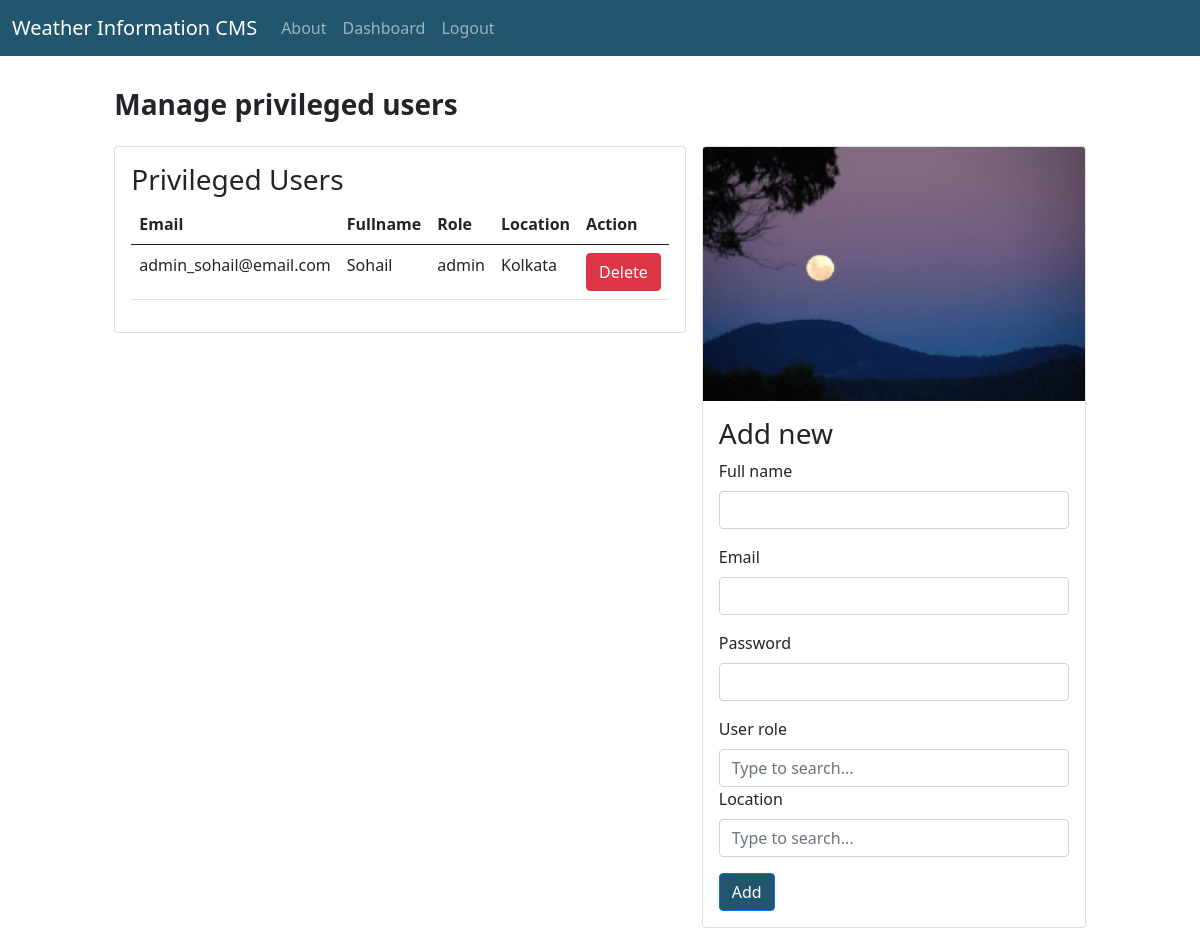
/manage/privUsers (signed in), run on an earlier commit of the app's database.
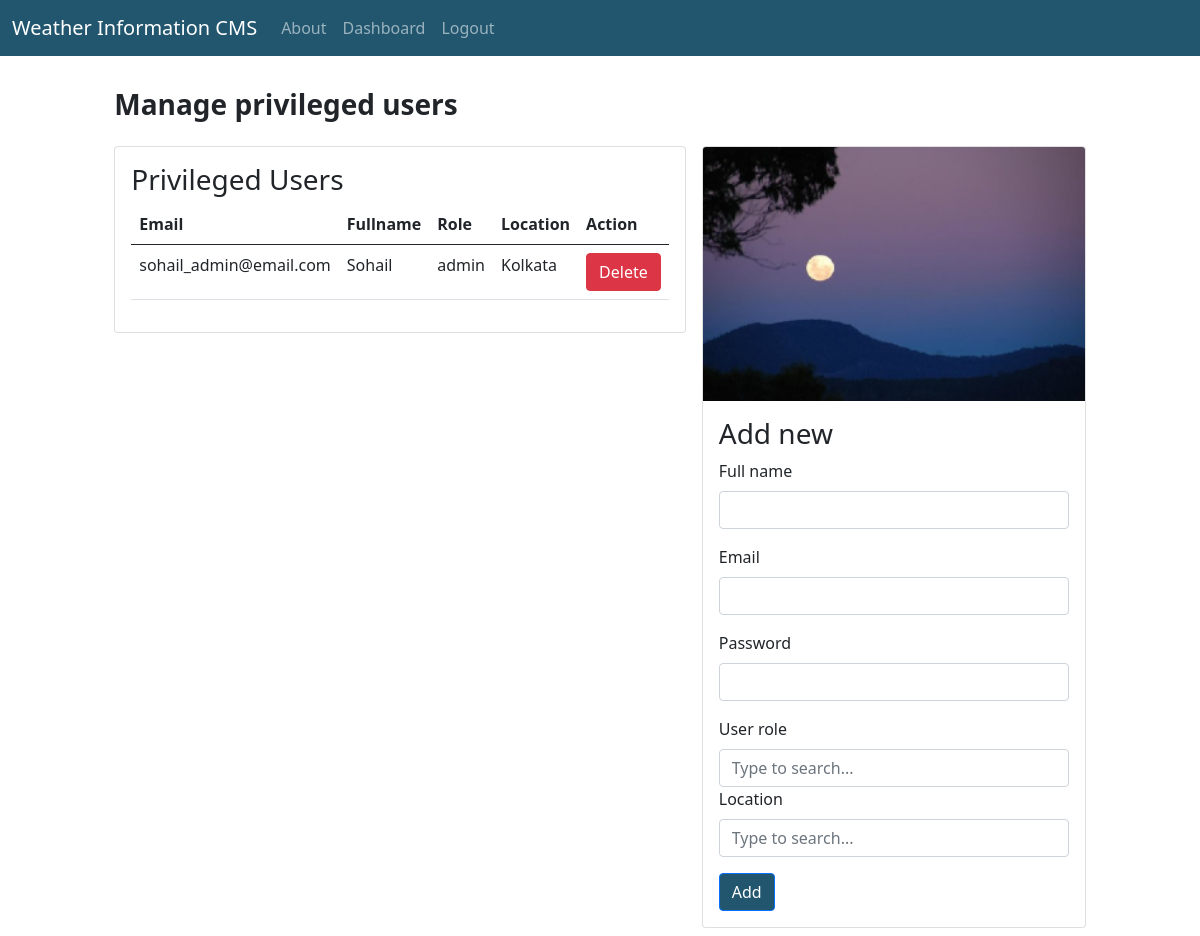
And on a later commit of the database.
### tables this page shows
CREATE TABLE users(
	email VARCHAR(255) NOT NULL UNIQUE,
	password VARCHAR(255) NOT NULL,
	fullname VARCHAR(255) NOT NULL,
	user_role VARCHAR(255) NOT NULL,
	location VARCHAR(255) NOT NULL
);

### app.py (the view)
@app.route('/manage/privUsers')
def managePrivUsers():
	if session['user_role'] != 'admin':
		return abort(403)
	all_priv_users = DBHelper.get_priv_users()
	supported_locations = DBHelper.get_supported_locations()
	return render_template('manage_users.html',page_title="Manage Weather Stations",all_priv_users=all_priv_users,supported_locations=supported_locations)

### AuxClasses.py (called while the page is built)
	@staticmethod
	def get_connection():
		conn = sqlite3.connect('wis_database.db',timeout=30)
		return conn

	@staticmethod
	def get_supported_locations():
		conn = DBHelper.get_connection()
		conn.row_factory = sqlite3.Row
		cur = conn.cursor()
		res = cur.execute("SELECT location FROM weather_stations").fetchall()
		conn.close()
		return res

	@staticmethod
	def get_priv_users():
		conn = DBHelper.get_connection()
		conn.row_factory = sqlite3.Row
		cur = conn.cursor()
		res = cur.execute("SELECT * FROM users WHERE user_role!='user'").fetchall()
		conn.close()
		return res

### templates/manage_users.html (shortened to what this page needs)
{% extends 'base.html' %}
{% block main_content %}
<br/>
<table style="margin-left: auto; margin-right: auto;" cellpadding="8rem">
	<thead>
		<tr>
			<th><h3><b>Manage privileged users</b></h3></th>
		</tr>
	</thead>
	<tr valign="top">
		<td>
			<div class="card" style="min-width: 24rem;">
		  <div class="card-body">
		  	<h3>Privileged Users</h3>
			<table class="table">
			  <thead>
			    <tr>
			      <th scope="col">Email</th>
			      <th scope="col">Fullname</th>
			      <th scope="col">Role</th>
			      <th scope="col">Location</th>
			      <th scope="col">Action</th>
			    </tr>
			  </thead>
			  <tbody>
			  	{% for row in all_priv_users %}
			    <tr>
			      <td>{{ row['email'] }}</td>
			      <td>{{ row['fullname'] }}</td>
			      <td>{{ row['user_role'] }}</td>
			      <td>{{ row['location'] }}</td>
			      <td><button id="delete_priv_user_button" type="button" class="btn btn-danger" onclick=this.style.opacity=0.8;this.innerText='Deleting...';delete_priv_user("{{ row['email'] }}")>Delete</button></td>
			    </tr>
			    {% endfor %}
			  </tbody>
			</table>
		  </div>
		</div>
		</td>
		<td>
			<div class="card" style="width: 24rem;">
			  <img src="{{ url_for('static',filename='images/clear_night.jpg') }}" class="card-img-top" alt="">
			  <div class="card-body">
			  	<h3>Add new</h3>
			    <div class="mb-3">
				    <label for="fullname" class="form-label">Full name</label>
				    <input type="form-text" class="form-control" id="fullname" aria-describedby="fullnameHelp" name="fullname" value="{{ request.form['fullname'] }}">
				  </div>
				  <div class="mb-3">
				    <label for="email" class="form-label">Email</label>
				    <input type="email" class="form-control" id="email" aria-describedby="emailHelp" name="email" value="{{ request.form['email'] }}">
				  </div>
				  <div class="mb-3">
				    <label for="password" class="form-label">Password</label>
				    <input type="password" class="form-control" id="password" aria-describedby="passwordHelp" name="password" value="{{ request.form['password'] }}">
				  </div>
				  <label for="user_role" class="form-label">User role</label>
					<input name="user_role" class="form-control" list="user_role_list" id="user_role" placeholder="Type to search...">
				  <div class="mb-3">
				    <label for="location" class="form-label">Location</label>
				    <input class="form-control" list="location_list" id="location" placeholder="Type to search..." name="location">
				  </div>
				  <button id="submit_new_priv_user_button" onclick="add_priv_user(document.getElementById('fullname').value,document.getElementById('email').value,document.getElementById('password').value,document.getElementById('user_role').value,document.getElementById('location').value)" type="submit" class="btn btn-primary" style="background-color: #21566e">Add</button>
  </div>
</div>
		</td>
	</tr>
</table>
{% endblock %}

### templates/base.html (shortened to what this page needs)
<!doctype html>
<html lang="en">
  <head>
    <link href="{{ url_for('static', filename='css/bootstrap.min.css') }}" rel="stylesheet">
    <link href="{{ url_for('static', filename='css/responsive_table.css') }}" rel="stylesheet">
  </head>
  <body>
  <nav class="navbar navbar-expand-lg navbar-dark" style="background-color: #21566e">
  <div class="container-fluid">
    <a class="navbar-brand" href="{{ url_for('index') }}">Weather Information CMS</a>
    <div class="collapse navbar-collapse" id="navbarSupportedContent">
      <ul class="navbar-nav me-auto mb-2 mb-lg-0">
        <li class="nav-item">
          <a class="nav-link" href="{{ url_for('about') }}">About</a>
        </li>
        {% if 'email' in session %}
        <li class="nav-item">
          <a class="nav-link" href="{{ url_for('dashboard') }}">Dashboard</a>
        </li>
        <li class="nav-item">
          <a class="nav-link" href="{{ url_for('logout') }}">Logout</a>
        </li>
        {% endif %}
      </ul>
    </div>
  </div>
</nav>
{% block main_content %}{% endblock %}
  </body>
</html>

What changed in the data, as far as the page shows it:
changed users "Sohail": email "admin_sohail@email.com" → "sohail_admin@email.com"
